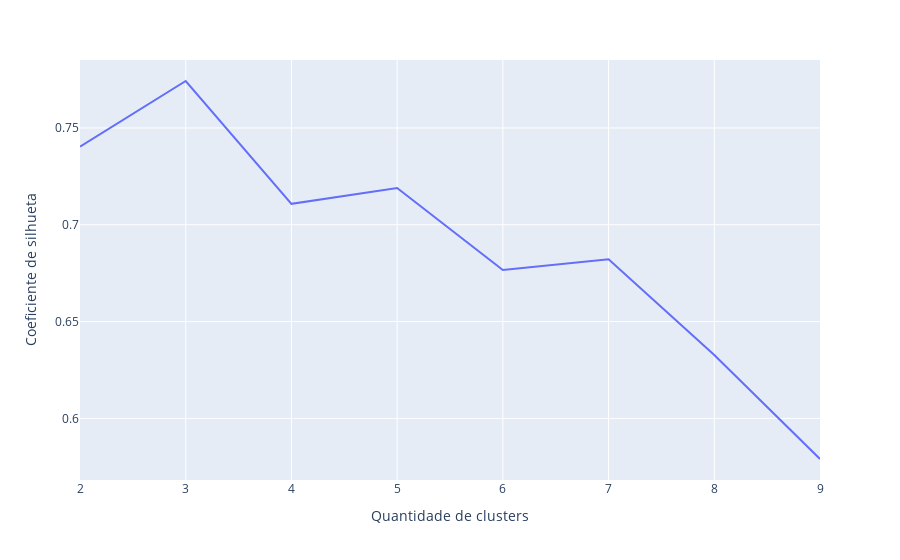

Notebook cell for this chart:
### Code cell
fig_silhueta = px.line(x=valores_ks, y=s).update_layout(xaxis_title='Quantidade de clusters',
                                                        yaxis_title='Coeficiente de silhueta')
fig_silhueta.show()

### Figure 1 — Plotly figure (JSON) as saved in the notebook; plotly's stock layout.template omitted (floating-point values rounded to 4 significant figures)
{"data": [{"hovertemplate": "x=%{x}<br>y=%{y}<extra></extra>", "legendgroup": "", "line": {"color": "#636efa", "dash": "solid"}, "marker": {"symbol": "circle"}, "mode": "lines", "name": "", "orientation": "v", "showlegend": false, "type": "scatter", "x": [2, 3, 4, 5, 6, 7, 8, 9], "xaxis": "x", "y": [0.7404, 0.7742, 0.7108, 0.719, 0.6767, 0.6822, 0.6328, 0.5791], "yaxis": "y"}], "layout": {"legend": {"tracegroupgap": 0}, "margin": {"t": 60}, "xaxis": {"anchor": "y", "domain": [0, 1], "title": {"text": "Quantidade de clusters"}}, "yaxis": {"anchor": "x", "domain": [0, 1], "title": {"text": "Coeficiente de silhueta"}}}}
